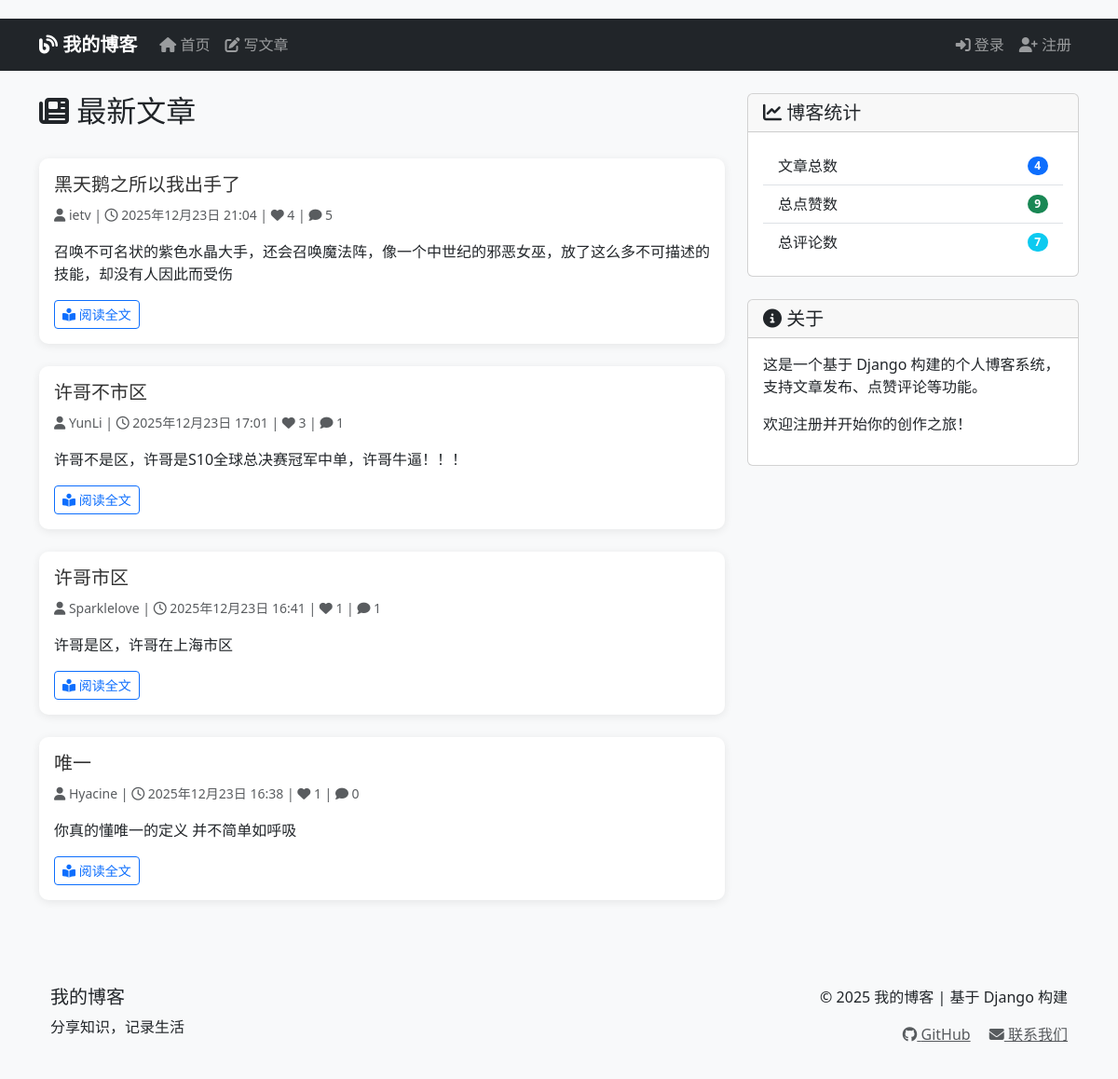
The page / on the database its author committed.
### blogs/models.py (models this page shows, shortened)
class BlogPost(models.Model):
    title = models.CharField(max_length=200)
    content = models.TextField()
    owner = models.ForeignKey(User, on_delete=models.CASCADE)
    date_added = models.DateTimeField(auto_now_add=True)
    likes_count = models.PositiveIntegerField(default=0)

### blogs/views.py (the view)
# urls.py: path('', views.index, name='index'),
def index(request):
    from django.db.models import Count
    posts = BlogPost.objects.annotate(
        comment_count=Count('comments')
    ).order_by('-date_added')
    for post in posts:
        if request.user.is_authenticated:
            try:
                post.user_has_liked = post.user_has_liked(request.user)
            except Exception:
                post.user_has_liked = False
        else:
            post.user_has_liked = False
    total_posts = posts.count()
    from django.db.models import Sum
    total_likes = posts.aggregate(total=Sum('likes_count'))['total'] or 0
    total_comments = posts.aggregate(total=Sum('comment_count'))['total'] or 0
    context = {
        'posts': posts,
        'total_posts': total_posts,
        'total_likes': total_likes,
        'total_comments': total_comments,
    }
    return render(request, 'blogs/index.html', context)

### blogs/templates/blogs/index.html (shortened to what this page needs)
{% extends 'blogs/base.html' %}
{% block content %}
<div class="row">
    <div class="col-md-8">
        <div class="d-flex justify-content-between align-items-center mb-4">
            <h2><i class="fas fa-newspaper"></i> 最新文章</h2>
        </div>
        {% for post in posts %}
        <div class="card post-card mb-4">
            <div class="card-body">
                <h5 class="card-title">
                    <a href="{% url 'blogs:post_detail' post.id %}" class="text-decoration-none">
                        {{ post.title }}
                    </a>
                </h5>
                <div class="card-text mb-3">
                    <p class="text-muted">
                        <small>
                            <i class="fas fa-user"></i> {{ post.owner.username }} |
                            <i class="far fa-clock"></i> {{ post.date_added|date:"Y年m月d日 H:i" }} |
                            <i class="fas fa-heart"></i> <span id="likes-count-{{ post.id }}">{{ post.likes_count|default:0 }}</span> |
                            <i class="fas fa-comment"></i> {{ post.comment_count|default:0 }}
                        </small>
                    </p>
                    <p class="card-text">{{ post.content|striptags|truncatechars:200 }}</p>
                </div>
                <div class="d-flex justify-content-between align-items-center">
                    <a href="{% url 'blogs:post_detail' post.id %}" class="btn btn-outline-primary btn-sm">
                        <i class="fas fa-book-reader"></i> 阅读全文
                    </a>
                </div>
            </div>
        </div>
        {% endfor %}
    </div>
<div class="col-md-4">
    <div class="card mb-4">
        <div class="card-header">
            <h5 class="mb-0"><i class="fas fa-chart-line"></i> 博客统计</h5>
        </div>
        <div class="card-body">
            <ul class="list-group list-group-flush">
                <li class="list-group-item d-flex justify-content-between align-items-center">
                    文章总数
                    <span class="badge bg-primary rounded-pill">{{ total_posts }}</span>
                </li>
                <li class="list-group-item d-flex justify-content-between align-items-center">
                    总点赞数
                    <span class="badge bg-success rounded-pill">{{ total_likes }}</span>
                </li>
                <li class="list-group-item d-flex justify-content-between align-items-center">
                    总评论数
                    <span class="badge bg-info rounded-pill">{{ total_comments }}</span>
                </li>
            </ul>
        </div>
    </div>
    <div class="card">
        <div class="card-header">
            <h5 class="mb-0"><i class="fas fa-info-circle"></i> 关于</h5>
        </div>
        <div class="card-body">
            <p>这是一个基于 Django 构建的个人博客系统，支持文章发布、点赞评论等功能。</p>
            <p>欢迎注册并开始你的创作之旅！</p>
        </div>
    </div>
</div>
{% endblock %}

### blogs/templates/blogs/base.html (shortened to what this page needs)
<!DOCTYPE html>
<html lang="zh-cn">
<head>
    <link href="https://cdn.jsdelivr.net/npm/bootstrap@5.3.0/dist/css/bootstrap.min.css" rel="stylesheet">
    <link rel="stylesheet" href="https://cdnjs.cloudflare.com/ajax/libs/font-awesome/6.4.0/css/all.min.css">
</head>
<body>
    <nav class="navbar navbar-expand-lg navbar-dark bg-dark">
        <div class="container">
            <a class="navbar-brand" href="{% url 'blogs:index' %}">
                <i class="fas fa-blog"></i> 我的博客
            </a>
            <div class="collapse navbar-collapse" id="navbarNav">
                <ul class="navbar-nav me-auto">
                    <li class="nav-item">
                        <a class="nav-link" href="{% url 'blogs:index' %}">
                            <i class="fas fa-home"></i> 首页
                        </a>
                    </li>
                    <li class="nav-item">
                        <a class="nav-link" href="{% url 'blogs:new_post' %}">
                            <i class="fas fa-edit"></i> 写文章
                        </a>
                    </li>
                </ul>
                <ul class="navbar-nav">
                    {% if user.is_authenticated %}
                    <li class="nav-item dropdown">
                        <a class="nav-link dropdown-toggle" href="#" id="userDropdown" role="button"
                           data-bs-toggle="dropdown" aria-expanded="false">
                            <i class="fas fa-user"></i> {{ user.username }}
                        </a>
                        <ul class="dropdown-menu" aria-labelledby="userDropdown">
                            <li><a class="dropdown-item" href="#">
                                <i class="fas fa-user-circle"></i> 个人中心
                            </a></li>
                            <li><hr class="dropdown-divider"></li>
                            <li>
                                <form action="{% url 'accounts:logout' %}" method="post" class="d-inline">
                                    {% csrf_token %}
                                    <button type="submit" class="dropdown-item">
                                        <i class="fas fa-sign-out-alt"></i> 退出登录
                                    </button>
                                </form>
                            </li>
                        </ul>
                    </li>
                    {% else %}
                    <li class="nav-item">
                        <a class="nav-link" href="{% url 'accounts:login' %}">
                            <i class="fas fa-sign-in-alt"></i> 登录
                        </a>
                    </li>
                    <li class="nav-item">
                        <a class="nav-link" href="{% url 'accounts:register' %}">
                            <i class="fas fa-user-plus"></i> 注册
                        </a>
                    </li>
                    {% endif %}
                </ul>
            </div>
        </div>
    </nav>
    <div class="container mt-4">
        {% block content %}{% endblock %}
    </div>
    <footer class="mt-5">
        <div class="container">
            <div class="row">
                <div class="col-md-6">
                    <h5>我的博客</h5>
                    <p>分享知识，记录生活</p>
                </div>
                <div class="col-md-6 text-end">
                    <p>&copy; 2025 我的博客 | 基于 Django 构建</p>
                    <p>
                        <a href="#" class="text-muted me-3"><i class="fab fa-github"></i> GitHub</a>
                        <a href="#" class="text-muted"><i class="fas fa-envelope"></i> 联系我们</a>
                    </p>
                </div>
            </div>
        </div>
    </footer>
</body>
</html>

### blogs/templates/blogs/base.html (style rules this page uses)
body { padding-top: 20px; background-color: #f8f9fa; }
.navbar-brand { font-weight: bold; }
.post-card { transition: transform 0.2s; margin-bottom: 20px; }
footer { margin-top: 50px; padding: 20px 0; background-color: #f8f9fa; }

### blogs/templates/blogs/index.html (style rules this page uses)
.post-card { border: none; box-shadow: 0 2px 10px rgba(0,0,0,0.08); border-radius: 10px; }
.card-title a { color: #333; transition: color 0.3s; }

### rows shown on the page
BlogPost: title "黑天鹅之所以我出手了", owner.username "ietv", date_added "2025年12月23日 21:04", likes_count "4", comment_count "5", content "召唤不可名状的紫色水晶大手，还会召唤魔法阵，像一个中世纪的邪恶女巫，放了这么多不可描述的技能，却没有人因此而受伤"
BlogPost: title "许哥不市区", owner.username "YunLi", date_added "2025年12月23日 17:01", likes_count "3", comment_count "1", content "许哥不是区，许哥是S10全球总决赛冠军中单，许哥牛逼！！！"
BlogPost: title "许哥市区", owner.username "Sparklelove", date_added "2025年12月23日 16:41", likes_count "1", comment_count "1", content "许哥是区，许哥在上海市区"
BlogPost: title "唯一", owner.username "Hyacine", date_added "2025年12月23日 16:38", likes_count "1", comment_count "0", content "你真的懂唯一的定义 并不简单如呼吸"

### other values the page prints
{{ total_posts }} "4"
{{ total_likes }} "9"
{{ total_comments }} "7"
